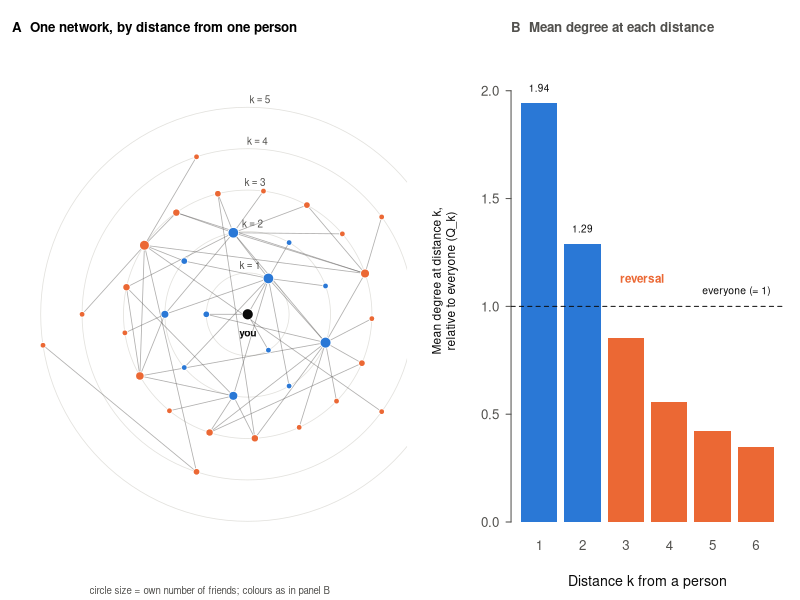

Write R code to recreate this figure.
# Illustrative figure (Figure 1): a small network drawn in rings by distance from one person, and the enrichment Q_k of each distance shell.
suppressMessages(library(igraph))
ink <- "#0b0b0b"; ink2 <- "#52514e"; grid <- "#e3e2de"; blue <- "#2a78d6"; orange <- "#eb6834"
seed <- 16; set.seed(seed); n <- 36; mu <- 3.0; cv <- 1.2; inv_r <- max(cv^2 - 1/mu, 1e-3)
d <- rnbinom(n, size = 1/inv_r, mu = mu); d[d < 1] <- 1L; if (sum(d) %% 2) d[1] <- d[1] + 1L
g <- simplify(sample_degseq(d, method = "vl")); stopifnot(is_connected(g))
deg <- degree(g); D <- distances(g); mu1 <- mean(deg); K <- max(D)
Q <- sapply(1:K, function(k) { M <- (D == k); sum(M %*% deg) / sum(M) / mu1 })
# focal person: a vertex of degree 3 whose shells reach the full range
cand <- which(deg == 3); focal <- cand[which.max(sapply(cand, function(v) max(D[v, ])))]
dist_f <- D[focal, ]; nk <- table(dist_f)
# ring layout: shell k on radius k, nodes ordered by the mean angle of their parents
ang <- numeric(n); ang[focal] <- 0; xy <- matrix(0, n, 2)
sh1 <- which(dist_f == 1); ang[sh1] <- 2 * pi * (seq_along(sh1) - 0.5) / length(sh1)
for (k in 2:max(dist_f)) { v <- which(dist_f == k); pa <- sapply(v, function(x) { p <- intersect(neighbors(g, x), which(dist_f == k - 1)); atan2(mean(sin(ang[p])), mean(cos(ang[p]))) })
  o <- order(pa %% (2 * pi)); ang[v[o]] <- 2 * pi * (seq_along(v) - 0.5) / length(v) + (k %% 2) * 0.15 }
xy[, 1] <- dist_f * cos(ang); xy[, 2] <- dist_f * sin(ang); xy[focal, ] <- 0
nodecol <- ifelse(dist_f >= 1 & Q[pmax(dist_f, 1)] >= 1, blue, orange)   # colour = the person's distance shell, in the colour of that shell's bar (above average = blue, below = orange)
pdf("../figures/figure_intro_schematic.pdf", width = 7.2, height = 3.5, family = "Helvetica")
layout(matrix(1:2, 1), widths = c(1.1, 1)); par(mar = c(1.2, 0.6, 2.0, 0.6), mgp = c(2.3, 0.6, 0))
plot(NA, xlim = range(xy[, 1]) * 1.08, ylim = c(min(xy[, 2]) * 1.08, max(xy[, 2]) * 1.16), asp = 1, axes = FALSE, xlab = "", ylab = "")
for (k in 1:max(dist_f)) symbols(0, 0, circles = k, inches = FALSE, add = TRUE, fg = grid, lwd = 0.8)
E <- as_edgelist(g, names = FALSE); segments(xy[E[, 1], 1], xy[E[, 1], 2], xy[E[, 2], 1], xy[E[, 2], 2], col = adjustcolor(ink2, 0.45), lwd = 0.8)
cx <- 0.45 + 0.30 * sqrt(deg); points(xy[, 1], xy[, 2], pch = 21, bg = nodecol, col = "white", cex = cx, lwd = 0.8)
points(xy[focal, 1], xy[focal, 2], pch = 21, bg = ink, col = "white", cex = cx[focal] + 0.5, lwd = 0.8)
text(0, -0.5, "you", cex = 0.62, col = ink, font = 2)
for (k in 1:max(dist_f)) text(0.06 * k, k, bquote(k == .(k)), cex = 0.6, col = ink2, pos = 3, offset = 0.2)
mtext("A  One network, by distance from one person", side = 3, line = 0.2, adj = 0, font = 2, cex = 0.8)
mtext("circle size = own number of friends; colours as in panel B", side = 1, line = 0.1, adj = 0.5, cex = 0.58, col = ink2)
par(mar = c(3.9, 4.6, 2.0, 0.8), mgp = c(2.4, 0.6, 0), tcl = -0.25, cex.axis = 0.8, cex.lab = 0.85, col.axis = ink2, col.lab = ink, fg = ink2, las = 1)
bp <- barplot(Q, names.arg = 1:K, col = ifelse(Q >= 1, blue, orange), border = NA, ylim = c(0, max(Q) * 1.15), xlab = "Distance k from a person", ylab = "")
mtext("Mean degree at distance k,\nrelative to everyone (Q_k)", side = 2, line = 2.6, las = 0, cex = 0.72, col = ink)
abline(h = 1, col = ink, lty = 2, lwd = 1)
text(bp[K] + 0.4, 1.07, "everyone (= 1)", adj = 1, cex = 0.62, col = ink)
kr <- which(Q < 1)[1]; text(bp[kr] + 0.45, 1.13, "reversal", cex = 0.7, col = orange, font = 2, adj = 0.5)
text(bp[1], Q[1] + 0.07, sprintf("%.2f", Q[1]), cex = 0.6, col = ink); text(bp[2], Q[2] + 0.07, sprintf("%.2f", Q[2]), cex = 0.6, col = ink)
mtext("B  Mean degree at each distance", side = 3, line = 0.2, adj = 0, font = 2, cex = 0.8)
dev.off()
cat("Q_k:", round(Q, 2), "| n", n, "edges", ecount(g), "| focal degree", deg[focal], "| shell sizes from focal:", paste(nk[-1], collapse = " "), "\n")
